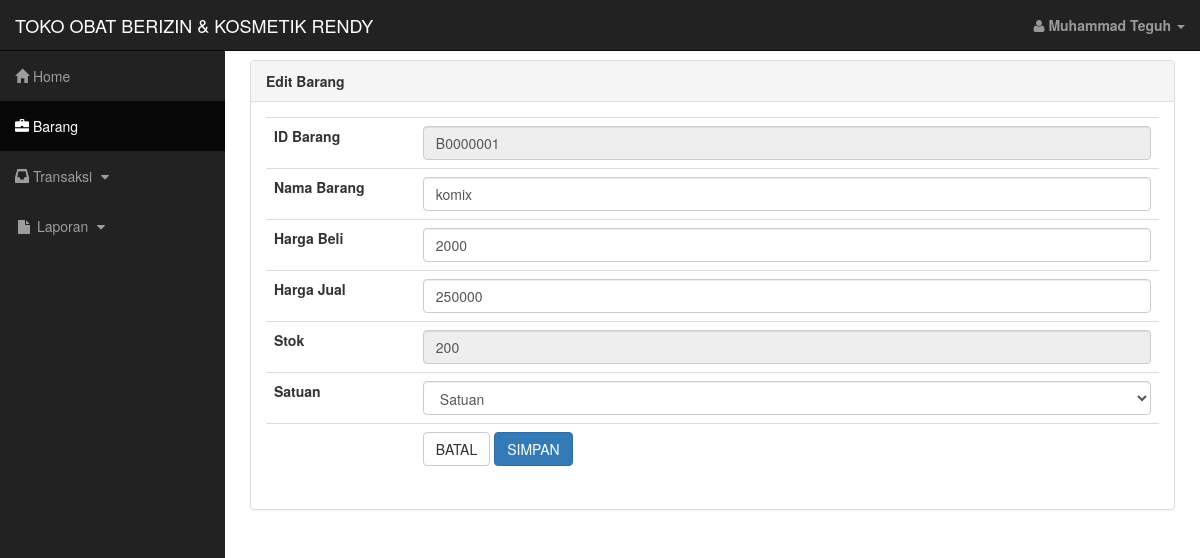
Page /barang/edit_barang.php?id=B0000001 (signed in) on the committed database.
### tables this page shows
CREATE TABLE IF NOT EXISTS `barang` (
  `id_barang` varchar(8) NOT NULL default '',
  `nama_barang` varchar(50) default NULL,
  `harga_beli` int(10) default NULL,
  `harga_jual` int(10) default NULL,
  `stok` int(10) default NULL,
  `satuan` varchar(20) default NULL,
  PRIMARY KEY  (`id_barang`)
);

### session.php (called while the page is built, shortened)
<?php
$user_check=$_SESSION['login_user'];
$ses_sql=mysql_query("SELECT * FROM admin WHERE username='$user_check'");
$row = mysql_fetch_assoc($ses_sql);
$login_session = $row['nama_lengkap'];
?>

### barang/edit_barang.php (the view, shortened to what this page needs)
<!DOCTYPE html>
<html lang="en">
	<head>
		<link href="../assets/css/bootstrap.min.css" rel="stylesheet">
		<link href="../assets/css/sb-admin.css" rel="stylesheet">
		<link href="../assets/css/plugins/morris.css" rel="stylesheet">
		<link href="../assets/font-awesome/css/font-awesome.min.css" rel="stylesheet" type="text/css">
	</head>
	<body>
		<div id="wrapper">
			<?php include 'header.php'; ?>
			<div id="page-wrapper">
				<?php
					$id_barang=mysql_real_escape_string($_GET['id']);
					$det=mysql_query("select * from barang where id_barang='$id_barang'")or die(mysql_error());
					while($d=mysql_fetch_array($det)){
				?>
				<div class="container-fluid">
					<div class="row">
						<div class="col-lg-12">
							<div class="panel panel-default">
								<div class="panel-heading">
									<strong>Edit Barang</strong>
								</div>
								<div class="panel-body">
									<div class="row">
										<div class="col-lg-12">
											<form action="update_barang.php" method="POST">
												<table class="table">
													<tr>
														<th class="col-md-2" style="text-align: left">ID Barang</th>
														<td><input type="text" class="form-control" name="id_barang" value="<?php echo $d['id_barang'] ?>" readonly></td>
													</tr>
													<tr>
														<th class="col-md-2" style="text-align: left">Nama Barang</th>
														<td><input type="text" class="form-control" name="nama_barang" value="<?php echo $d['nama_barang'] ?>"></td>
													</tr>
													<tr>
														<th class="col-md-2" style="text-align: left">Harga Beli</th>
														<td><input type="text" class="form-control" name="harga_beli" value="<?php echo $d['harga_beli'] ?>"></td>
													</tr>
													<tr>
														<th class="col-md-2" style="text-align: left">Harga Jual</th>
														<td><input type="text" class="form-control" name="harga_jual" value="<?php echo $d['harga_jual'] ?>"></td>
													</tr>
													<tr>
														<th class="col-md-2" style="text-align: left">Stok</th>
														<td><input type="text" class="form-control" name="stok" value="<?php echo $d['stok'] ?>" readonly></td>
													</tr>
													<tr>
														<th class="col-md-2" style="text-align: left">Satuan</th>
														<td><select class="form-control" name="satuan" id="satuan" onkeyup="validAngka(this)" required>
                              				<option value="satuan">Satuan</option>
										</select></td>
													</tr>
													<tr>
														<td></td>
														<td style="text-align: left">
															<a href="barang.php" type="reset" class="btn btn-default">BATAL</a>
															<button type="submit" name="submit" class="btn btn-primary">SIMPAN</button>
														</td>
													</tr>
												</table>
											</form>
										</div>
									</div>
								</div>
							</div>
						</div>
					</div>
					<?php
						}
					?>
				</div>
			</div>
	</body>
</html>

### barang/header.php (shortened to what this page needs)
<?php
	include '../session.php';
?>
<nav class="navbar navbar-inverse navbar-fixed-top" role="navigation">
	<div class="navbar-header">
		<a class="navbar-brand" href="../admin/index.php">TOKO OBAT BERIZIN & KOSMETIK RENDY</a>
	</div>
	<ul class="nav navbar-right top-nav">
		<li class="dropdown">
			<a href="#" class="dropdown-toggle" data-toggle="dropdown"><i class="fa fa-user"></i> <b><?php echo $login_session;?></b> <b class="caret"></b></a>
		</li>
	</ul>
	<div class="collapse navbar-collapse navbar-ex1-collapse">
		<ul class="nav navbar-nav side-nav">
			<li>
				<a href="../admin/index.php"><i class="glyphicon glyphicon-home"></i> Home</a>
			</li>
			<li class="active">
				<a href="barang.php"><i class="glyphicon glyphicon-briefcase"></i> Barang</a>
			</li>
			<li>
				<a href="javascript:;" data-toggle="collapse" data-target="#transaksi"><i class="glyphicon glyphicon-inbox"></i> Transaksi <i class="fa fa-fw fa-caret-down"></i></a>
			</li>
			<li>
				<a href="javascript:;" data-toggle="collapse" data-target="#laporan"><i class="fa fa-fw fa-file"></i> Laporan <i class="fa fa-fw fa-caret-down"></i></a>
			</li>
		</ul>
	</div>
</nav>

### assets/css/sb-admin.css (style rules this page uses)
body { margin-top: 100px; background-color: #222; }
@media (min-width:768px) { body { margin-top: 50px; } }
#wrapper { padding-left: 0; }
#page-wrapper { width: 100%; padding: 0; background-color: #fff; }
@media (min-width:768px) { #wrapper { padding-left: 225px; } }
@media (min-width:768px) { #page-wrapper { padding: 10px; padding-bottom : 320px; } }
.top-nav { padding: 0 15px; }
.top-nav>li { display: inline-block; float: left; }
.top-nav>li>a { padding-top: 15px; padding-bottom: 15px; line-height: 20px; color: #999; }
@media (min-width:768px) { .side-nav { position: fixed; top: 51px; left: 225px; width: 225px; margin-left: -225px; border: none; border-radius: 0; overflow-y: auto; background-color: #222; bottom: 0; overflow-x: hidden; padding-bottom: 40px; } }
@media (min-width:768px) { .side-nav>li>a { width: 225px; } }
.table1, th, td { padding: 8px 20px; text-align: center; }

### rows in the picture
barang: id_barang "B0000001", nama_barang "komix", harga_beli "2000", harga_jual "250000", stok "200"

### other values in the picture
$login_session "Muhammad Teguh"
